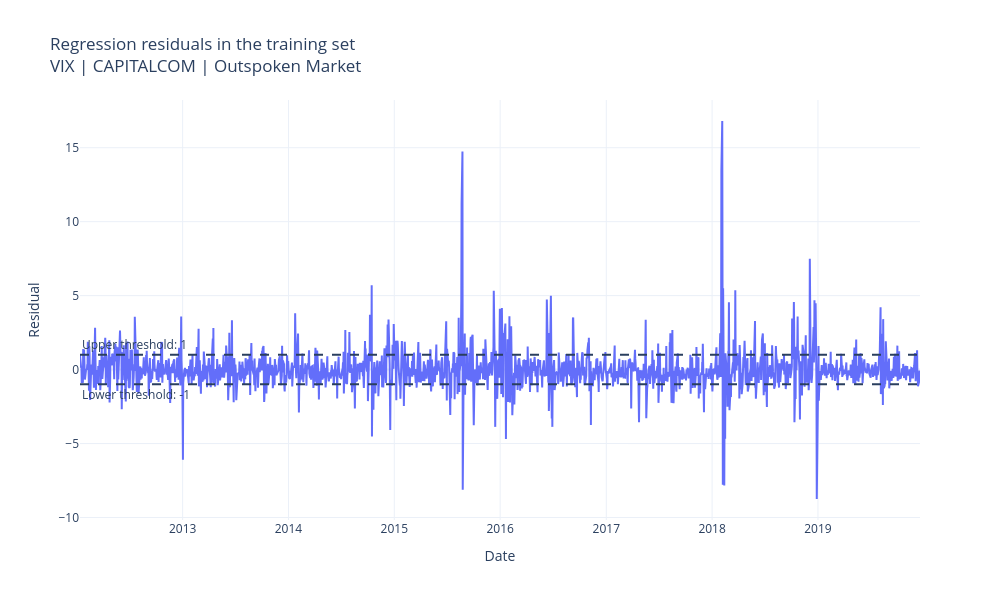
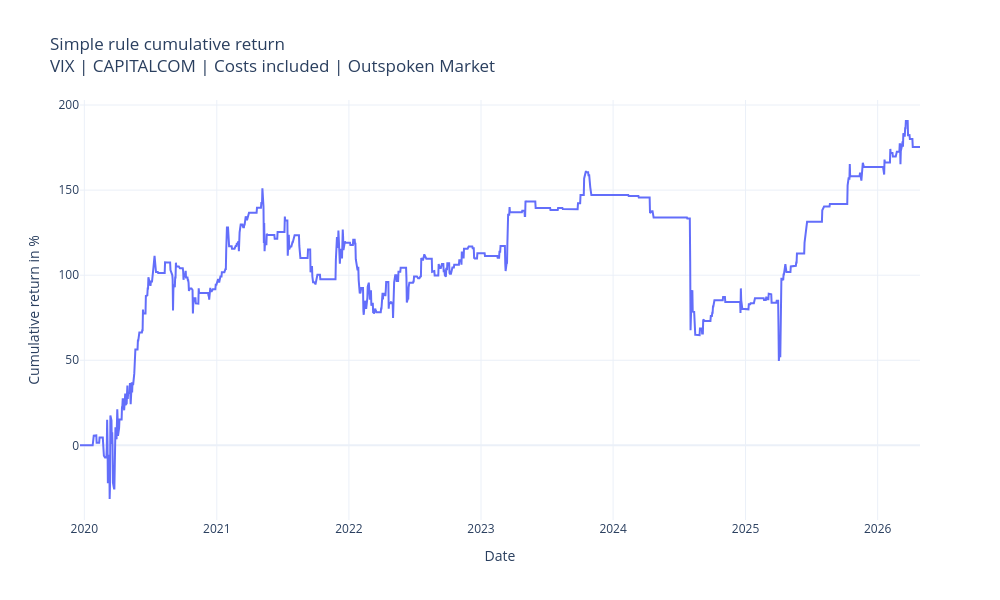
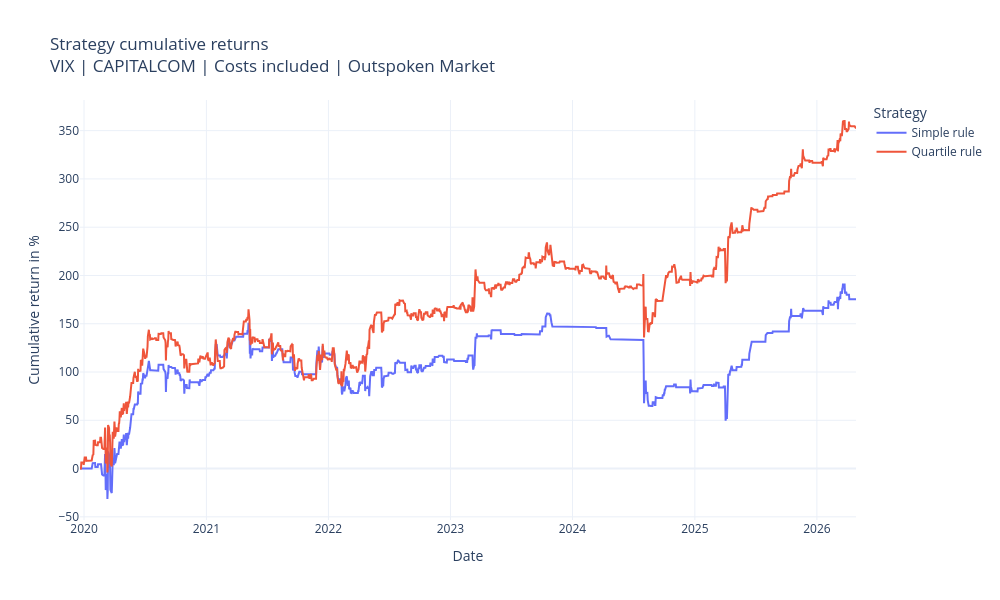
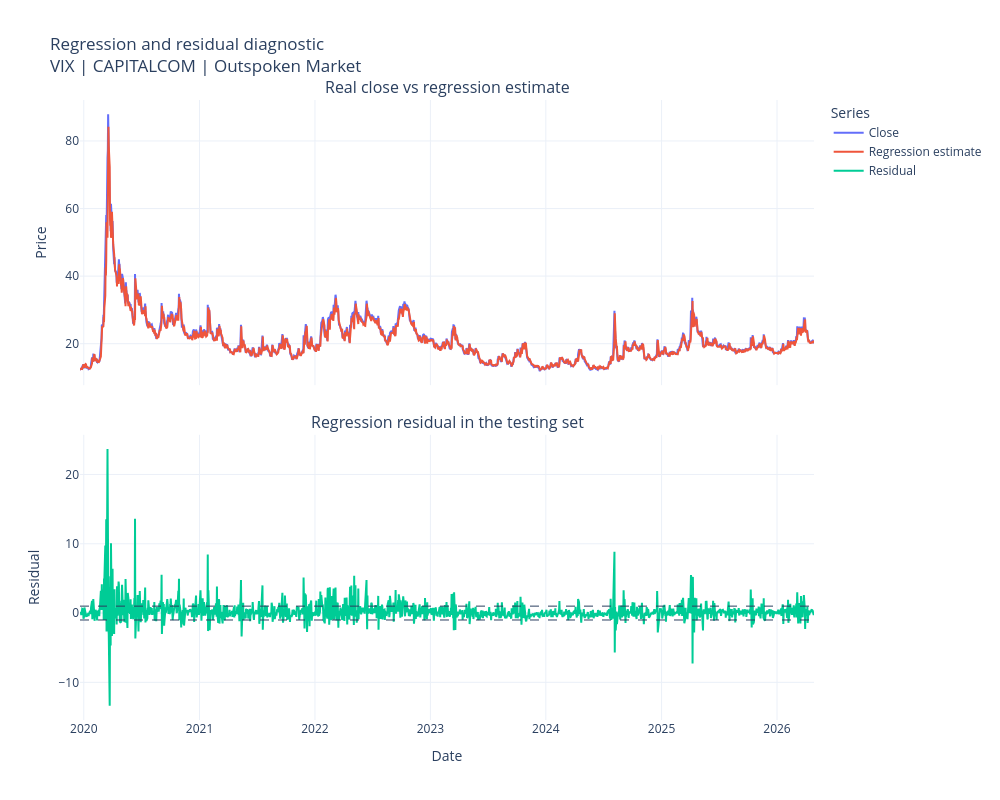

Source (notebook cell) for these figures, in order:
### Code cell
# How to use it

results = run_regression_residual_strategy(
    symbol="VIX",
    exchange="CAPITALCOM",
    interval=Interval.in_daily,
    n_bars=5000,
    train_size=2000,
    threshold=1,
    trading_cost=0.01,
    show_model_summary=True
)

### Figure 1 — Plotly figure (JSON) as saved in the notebook; plotly's stock layout.template omitted (floating-point values rounded to 4 significant figures; data arrays with more than 128 entries replaced by an {"elided": "..."} marker saying what was removed)
{"data": [{"line": {"width": 2}, "mode": "lines", "name": "Training residual", "type": "scatter", "x": {"elided": "2000 str values"}, "y": {"elided": "2000 float values"}}], "layout": {"annotations": [{"showarrow": false, "text": "Upper threshold: 1", "x": 0, "xanchor": "left", "xref": "x domain", "y": 1, "yanchor": "bottom", "yref": "y"}, {"showarrow": false, "text": "Lower threshold: -1", "x": 0, "xanchor": "left", "xref": "x domain", "y": -1, "yanchor": "top", "yref": "y"}], "height": 600, "shapes": [{"line": {"dash": "dash", "width": 2}, "type": "line", "x0": 0, "x1": 1, "xref": "x domain", "y0": 1, "y1": 1, "yref": "y"}, {"line": {"dash": "dash", "width": 2}, "type": "line", "x0": 0, "x1": 1, "xref": "x domain", "y0": -1, "y1": -1, "yref": "y"}], "title": {"text": "Regression residuals in the training set<br>VIX | CAPITALCOM | Outspoken Market"}, "width": 1000, "xaxis": {"title": {"text": "Date"}}, "yaxis": {"title": {"text": "Residual"}}}}

### Figure 2 — Plotly figure (JSON) as saved in the notebook; plotly's stock layout.template omitted (floating-point values rounded to 4 significant figures; data arrays with more than 128 entries replaced by an {"elided": "..."} marker saying what was removed)
{"data": [{"line": {"width": 2}, "mode": "lines", "name": "Simple rule", "type": "scatter", "x": {"elided": "1636 str values"}, "y": {"elided": "1636 float values"}}], "layout": {"height": 600, "title": {"text": "Simple rule cumulative return<br>VIX | CAPITALCOM | Costs included | Outspoken Market"}, "width": 1000, "xaxis": {"title": {"text": "Date"}}, "yaxis": {"title": {"text": "Cumulative return in %"}}}}

### Figure 3 — Plotly figure (JSON) as saved in the notebook; plotly's stock layout.template omitted (floating-point values rounded to 4 significant figures; data arrays with more than 128 entries replaced by an {"elided": "..."} marker saying what was removed)
{"data": [{"line": {"width": 2}, "mode": "lines", "name": "Simple rule", "type": "scatter", "x": {"elided": "1636 str values"}, "y": {"elided": "1636 float values"}}, {"line": {"width": 2}, "mode": "lines", "name": "Quartile rule", "type": "scatter", "x": {"elided": "1636 str values"}, "y": {"elided": "1636 float values"}}], "layout": {"height": 600, "legend": {"title": {"text": "Strategy"}}, "title": {"text": "Strategy cumulative returns<br>VIX | CAPITALCOM | Costs included | Outspoken Market"}, "width": 1000, "xaxis": {"title": {"text": "Date"}}, "yaxis": {"title": {"text": "Cumulative return in %"}}}}

### Figure 4 — Plotly figure (JSON) as saved in the notebook; plotly's stock layout.template omitted (floating-point values rounded to 4 significant figures; data arrays with more than 128 entries replaced by an {"elided": "..."} marker saying what was removed)
{"data": [{"line": {"width": 2}, "mode": "lines", "name": "Close", "type": "scatter", "x": {"elided": "1636 str values"}, "xaxis": "x", "y": {"elided": "1636 float values"}, "yaxis": "y"}, {"line": {"width": 2}, "mode": "lines", "name": "Regression estimate", "type": "scatter", "x": {"elided": "1636 str values"}, "xaxis": "x", "y": {"elided": "1636 float values"}, "yaxis": "y"}, {"line": {"width": 2}, "mode": "lines", "name": "Residual", "type": "scatter", "x": {"elided": "1636 str values"}, "xaxis": "x2", "y": {"elided": "1636 float values"}, "yaxis": "y2"}], "layout": {"annotations": [{"font": {"size": 16}, "showarrow": false, "text": "Real close vs regression estimate", "x": 0.5, "xanchor": "center", "xref": "paper", "y": 1, "yanchor": "bottom", "yref": "paper"}, {"font": {"size": 16}, "showarrow": false, "text": "Regression residual in the testing set", "x": 0.5, "xanchor": "center", "xref": "paper", "y": 0.46, "yanchor": "bottom", "yref": "paper"}], "height": 800, "legend": {"title": {"text": "Series"}}, "shapes": [{"line": {"dash": "dash", "width": 1}, "type": "line", "x0": 0, "x1": 1, "xref": "x2 domain", "y0": 1, "y1": 1, "yref": "y2"}, {"line": {"dash": "dash", "width": 1}, "type": "line", "x0": 0, "x1": 1, "xref": "x2 domain", "y0": -1, "y1": -1, "yref": "y2"}], "title": {"text": "Regression and residual diagnostic<br>VIX | CAPITALCOM | Outspoken Market"}, "width": 1000, "xaxis": {"anchor": "y", "domain": [0, 1], "matches": "x2", "showticklabels": false}, "xaxis2": {"anchor": "y2", "domain": [0, 1], "title": {"text": "Date"}}, "yaxis": {"anchor": "x", "domain": [0.54, 1], "title": {"text": "Price"}}, "yaxis2": {"anchor": "x2", "domain": [0, 0.46], "title": {"text": "Residual"}}}}
